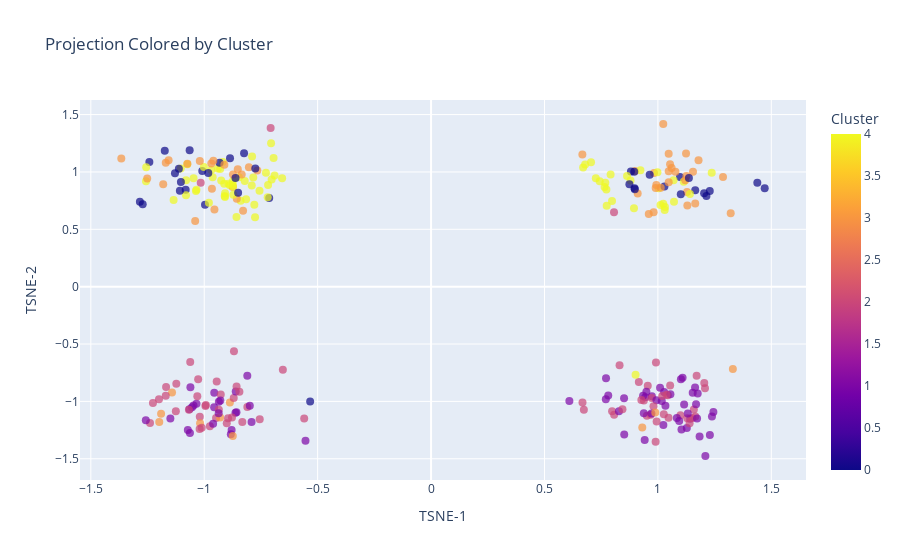

Notebook code cell kept with this figure:
### Code cell
# from sklearn.decomposition import PCA
# X_2D = PCA(n_components=2).fit_transform(X_scaled)

# from sklearn.manifold import TSNE
# tsne = TSNE(n_components=2, perplexity=30, max_iter=1000, random_state=42)
# X_2D = tsne.fit_transform(X_scaled)

# # from sklearn.manifold import MDS
# # X_2D = MDS(n_components=2, random_state=42).fit_transform(X_scaled)

# # from sklearn.manifold import Isomap
# # X_2D = Isomap(n_components=2).fit_transform(X_scaled)

# from sklearn.manifold import SpectralEmbedding
# X_2D = SpectralEmbedding(n_components=2, random_state=42).fit_transform(X_scaled)

from sklearn.neural_network import MLPRegressor
ae = MLPRegressor(hidden_layer_sizes=(32,), max_iter=2000, random_state=42)
ae.fit(X_scaled, X_scaled)
X_2D = ae.predict(X_scaled)[:, :2]

import plotly.express as px

# Create a DataFrame with t-SNE results and original info
tsne_df = pd.DataFrame({
    'TSNE-1': X_2D[:, 0],
    'TSNE-2': X_2D[:, 1],
    'Title': X['title'],
    'Cluster': X['cluster']
})

# Optionally include more columns for hover info
# tsne_df['Rating'] = X['rating']  # if exists

# Interactive plot
fig = px.scatter(
    tsne_df,
    x='TSNE-1',
    y='TSNE-2',
    color='Cluster',
    hover_data=['Title', 'Cluster'],  # Add more fields here if you'd like
    title="Projection Colored by Cluster"
)

fig.update_traces(marker=dict(size=8, opacity=0.7))
fig.show()

### Figure 1 — Plotly figure (JSON) as saved in the notebook; plotly's stock layout.template omitted (floating-point values rounded to 4 significant figures; data arrays with more than 128 entries replaced by an {"elided": "..."} marker saying what was removed)
{"data": [{"customdata": {"elided": "300x2 mixed values"}, "hovertemplate": "TSNE-1=%{x}<br>TSNE-2=%{y}<br>Title=%{customdata[0]}<br>Cluster=%{marker.color}<extra></extra>", "legendgroup": "", "marker": {"color": {"elided": "300 int values"}, "coloraxis": "coloraxis", "opacity": 0.7, "size": 8, "symbol": "circle"}, "mode": "markers", "name": "", "orientation": "v", "showlegend": false, "type": "scatter", "x": {"elided": "300 float values"}, "xaxis": "x", "y": {"elided": "300 float values"}, "yaxis": "y"}], "layout": {"coloraxis": {"colorbar": {"title": {"text": "Cluster"}}, "colorscale": [[0, "#0d0887"], [0.1111, "#46039f"], [0.2222, "#7201a8"], [0.3333, "#9c179e"], [0.4444, "#bd3786"], [0.5556, "#d8576b"], [0.6667, "#ed7953"], [0.7778, "#fb9f3a"], [0.8889, "#fdca26"], [1, "#f0f921"]]}, "legend": {"tracegroupgap": 0}, "title": {"text": "Projection Colored by Cluster"}, "xaxis": {"anchor": "y", "domain": [0, 1], "title": {"text": "TSNE-1"}}, "yaxis": {"anchor": "x", "domain": [0, 1], "title": {"text": "TSNE-2"}}}}
